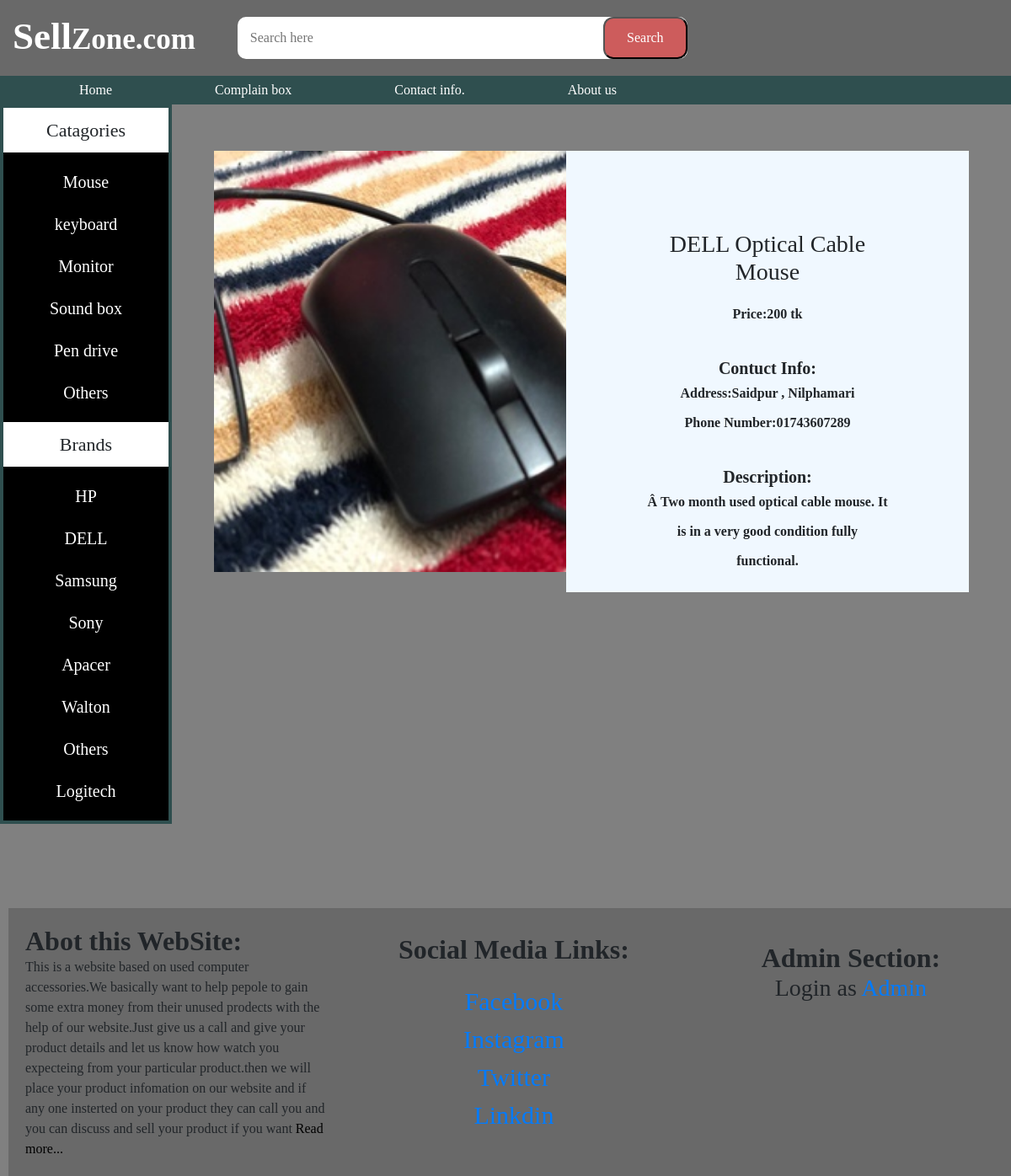
/details.php?pro_id=2, run on the app's committed database.
### tables this page shows
CREATE TABLE `categories` (
  `cat_id` int(11) NOT NULL,
  `cat_title` varchar(255) NOT NULL
);

CREATE TABLE `brands` (
  `brand_id` int(11) NOT NULL,
  `brand_title` varchar(255) NOT NULL
);

CREATE TABLE `products` (
  `product_id` int(100) NOT NULL,
  `product_cat` varchar(255) NOT NULL,
  `product_brand` varchar(255) NOT NULL,
  `product_title` varchar(255) NOT NULL,
  `product_price` int(100) NOT NULL,
  `author_address` varchar(255) NOT NULL,
  `author_phone_number` varchar(255) NOT NULL,
  `product_desc` text NOT NULL,
  `product_image` text NOT NULL,
  `product_keywords` text NOT NULL
);

### function/function.php (the view, shortened to what this page needs)
<?php
$con = mysqli_connect("localhost","root","","sellzone");
function getCat(){
	global $con;
	$get_cats = "select * from categories";
	$run_cats = mysqli_query($con, $get_cats);
	while ($row_cats=mysqli_fetch_array($run_cats)) {
		$cat_id  = $row_cats['cat_id'];
		$cat_title  = $row_cats['cat_title'];
		echo "<li><a href='index.php?cat=$cat_id'>$cat_title</a></li>";
	}
}
function getBrands(){
	global $con;
	$get_brands = "select * from brands";
	$run_brands = mysqli_query($con, $get_brands);
	while ($row_brands=mysqli_fetch_array($run_brands)) {
		$brand_id  = $row_brands['brand_id'];
		$brand_title  = $row_brands['brand_title'];
		echo "<li><a href='index.php?brand=$brand_id'>$brand_title</a></li>";
	}
}
	function getSinglePro(){
		global $con;
		if (isset($_GET['pro_id'])) {
			$product_id = $_GET['pro_id'];
		$get_pro = "select * from products where product_id='$product_id' ";
		$run_pro = mysqli_query($con,$get_pro);
		while($row_pro = mysqli_fetch_array($run_pro)){
			$pro_title = $row_pro['product_title'];
			$pro_price = $row_pro['product_price'];
			$pro_image = $row_pro['product_image'];
			$pro_desc = $row_pro['product_desc'];
			$author_address = $row_pro['author_address'];
			$author_phone_number = $row_pro['author_phone_number'];
			echo "
			<div id='single_product1'>
			<img src='admin_area/product_images/$pro_image'/>
			</div>
			<div id='details_box'>
							<h3>$pro_title</h3>
						<p id='dP'><strong>Price:$pro_price tk</strong></p>
						<br>
						<h5><strong>Contuct Info:</strong></h5>
						<p><strong>Address:$author_address</strong></p>
						<p><strong>Phone Number:$author_phone_number</strong></p>
						<br>
						<h5><strong>Description:</strong></h5>
					   <p><strong>$pro_desc</strong></p>
			</div>
			";
		}
			}
	}
 ?>

### style/style.css (style rules this page uses)
html, body, div, span, applet, object, iframe, h1, h2, h3, h4, h5, h6, p, blockquote, pre, a, abbr, acronym, address, big, cite, code, del, dfn, em, img, ins, kbd, q, s, samp, small, strike, strong, sub, sup, tt, var, b, u, i, center, dl, dt, dd, ol, ul, li, fieldset, form, label, legend, table, caption, tbody, tfoot, thead, tr, th, td, article, aside, canvas, details, embed, figure, figcaption, footer, header, hgroup, menu, nav, output, ruby, section, summary, time, mark, audio, video { margin: 0; padding: 0; border: 0; vertical-align: baseline; }
body { background: gray; }
#sideBarUl li { list-style: none; margin:20px; }
#sideBarUl a { text-decoration: none; color: white; padding: 10px; margin: 15px; text-align: center; font-size: 20px; }

### style/details.css (style rules this page uses)
#single_product1 { width: 46%; float: left; margin-top:55px; }
#single_product1 img { width:550px; height:500px; margin-left:50px; }
#details_box { width: 48%; float: right; height: 524px; text-align: center; background: #F0F8FF; padding: 94px; line-height: 35px; margin-right:50px; margin-top:55px; }
#dP { margin-top: 15px; }

### data on the page
categories: cat_title "Mouse"
categories: cat_title "keyboard"
categories: cat_title "Monitor"
categories: cat_title "Sound box"
categories: cat_title "Pen drive"
categories: cat_title "Others"
brands: brand_title "HP"
brands: brand_title "DELL"
brands: brand_title "Samsung"
brands: brand_title "Sony"
brands: brand_title "Apacer"
brands: brand_title "Walton"
brands: brand_title "Others"
brands: brand_title "Logitech"
products: product_image (picture), product_title "DELL Optical Cable Mouse", product_price "200", author_address "Saidpur , Nilphamari", author_phone_number "01743607289"
